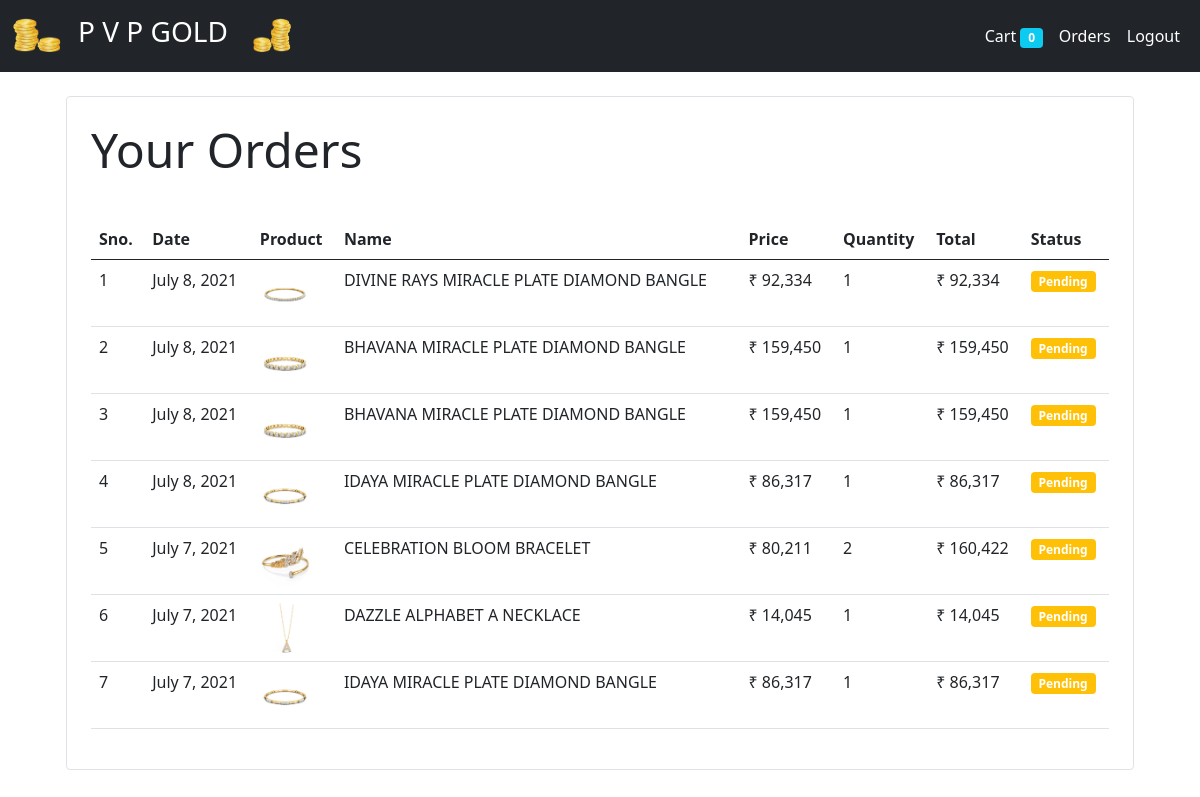
The page /orders (signed in) on the database its author committed.
### Store/models/orders.py (models this page shows, shortened)
class Order(models.Model):
    product = models.ForeignKey(Products, on_delete=models.CASCADE)
    customer = models.ForeignKey(Customer, on_delete=models.CASCADE)
    quantity = models.IntegerField(default=1)
    price = models.IntegerField()
    address = models.CharField(max_length=2000, default='')
    phone = models.CharField(max_length=15, default='')
    date = models.DateField(default=datetime.datetime.today)
    status = models.BooleanField(default=False)
    @staticmethod
    def get_orders_by_Customer(customer_id):
        return Order.objects.filter(customer = customer_id).order_by("-date")

### Store/models/products.py (models this page shows, shortened)
class Products(models.Model):
    name = models.CharField(max_length=100)
    price = models.IntegerField(default=0)
    category = models.ForeignKey(Category, on_delete=models.CASCADE, default=1)
    description = models.CharField(max_length=400)
    images = models.ImageField(upload_to='products/')

### Store/middlewares/auth.py (the view)
    def middleware(request):
        returnURL = request.META['PATH_INFO']
        if not request.session.get('customer'):
            return redirect(f'login?return_url={returnURL}')
        response = get_response(request)
        return response

### Store/templatetags/custom_filter.py (called while the page is built)
@register.filter(name='currency')
def currency(number):
    return "₹ "+str(number)

@register.filter(name='multiply')
def multiply(number, number1):
    return number * number1

### Store/views/orders.py (called while the page is built)
    def get(self, request):
        customer = request.session.get('customer')
        orders = Order.get_orders_by_Customer(customer)
        return render(request, "order.html", {'orders': orders})

### Store/templates/order.html
{% extends 'base.html' %}
{% block content %}
{% load cart %}
{% load custom_filter %}
{% load humanize %}
<div class="container">
    <div class="border rounded p-4 m-4">
        <p class="display-5 pl-4 ml-4">Your Orders</p>
        <br>
        <table class="table">
            <thead>
                <tr>
                    <th>Sno.</th>
                    <th>Date</th>
                    <th>Product</th>
                    <th>Name</th>
                    <th>Price</th>
                    <th>Quantity</th>
                    <th>Total</th>
                    <th>Status</th>
                </tr>
            </thead>
        <tbody>
            {%for order in orders %}
            <tr>
                <td>{{forloop.counter}}</td>
                <td>{{order.date}}</td>
                <td><img src="{{order.product.images.url}}" class = "rounded-circle" style= "height:50px;"></td>
                <td>{{order.product.name}}</td>
                <td>{{order.product.price|intcomma|currency}}</td>
                <td>{{order.quantity}}</td>
                <td>{{order.quantity|multiply:order.product.price|intcomma|currency}}</td>
                {%if order.status == True%}
                <td><small class="badge bg-success">Completed</small></td>
                {%else%}
                <td><small class="badge bg-warning">Pending</small></td>
                {%endif%}
            </tr>
            {%endfor%}
        </tbody>
        </table>
    </div>
</div>
{% endblock %}

### Store/templates/base.html (shortened to what this page needs)
<!doctype html>
<html lang="en">
  <head>
    <link href="https://cdn.jsdelivr.net/npm/bootstrap@5.0.2/dist/css/bootstrap.min.css" rel="stylesheet">
  </head>
  <body>
      <nav class="navbar navbar-expand-lg navbar-dark bg-dark">
        <div class="container-fluid">
          <a class="navbar-brand" href="/">
          {% load static %}
            <img src="{% static 'Store/PVPLogo.PNG' %}" width = "50" height="40" alt="">
          </a>
          <a class="navbar-brand" href="/"><h3> P V P GOLD</h3></a>
          <div class="collapse navbar-collapse" id="navbarSupportedContent">
            <ul class="navbar-nav me-auto mb-2 mb-lg-0">
              <li class="nav-item">
                <a class="nav-link active" aria-current="page" href="/"><img src="{%static 'Store/PVPLogo.png'%}" style="transform: rotateY(180deg)"" width = "40" height = "40" alt="Store"></a>
              </li>
            </ul>
            <ul class="navbar-nav my-2 my-lg-0">
            {%if request.session.customer%}
              <li class="nav-item">
                <a class="nav-link active" aria-current="page" href="/cart">Cart <span class="badge bg-info">{{request.session.cart.keys|length}}</span></a>
              </li>
              <li class="nav-item">
                <a class="nav-link active" aria-current="page" href="/orders">Orders</a>
              </li>
              <li class="nav-item">
                <a class="nav-link active" aria-current="page" href="/logout">Logout</a>
              </li>
            {%endif%}
            </ul>
          </div>
        </div>
      </nav>
    {% block content %}
    {% endblock  %}
  </body>
</html>

### rows shown on the page
Order: date "July 8, 2021", product.images (picture), product.name "DIVINE RAYS MIRACLE PLATE DIAMOND BANGLE", product.price "₹ 92,334", quantity "1", quantity|multiply "₹ 92,334", status "Pending"
Order: date "July 8, 2021", product.images (picture), product.name "BHAVANA MIRACLE PLATE DIAMOND BANGLE", product.price "₹ 159,450", quantity "1", quantity|multiply "₹ 159,450", status "Pending"
Order: date "July 8, 2021", product.images (picture), product.name "BHAVANA MIRACLE PLATE DIAMOND BANGLE", product.price "₹ 159,450", quantity "1", quantity|multiply "₹ 159,450", status "Pending"
Order: date "July 8, 2021", product.images (picture), product.name "IDAYA MIRACLE PLATE DIAMOND BANGLE", product.price "₹ 86,317", quantity "1", quantity|multiply "₹ 86,317", status "Pending"
Order: date "July 7, 2021", product.images (picture), product.name "CELEBRATION BLOOM BRACELET", product.price "₹ 80,211", quantity "2", quantity|multiply "₹ 160,422", status "Pending"
Order: date "July 7, 2021", product.images (picture), product.name "DAZZLE ALPHABET A NECKLACE", product.price "₹ 14,045", quantity "1", quantity|multiply "₹ 14,045", status "Pending"
Order: date "July 7, 2021", product.images (picture), product.name "IDAYA MIRACLE PLATE DIAMOND BANGLE", product.price "₹ 86,317", quantity "1", quantity|multiply "₹ 86,317", status "Pending"

### other values the page prints
{{ request.session.cart.keys|length }} "0"
